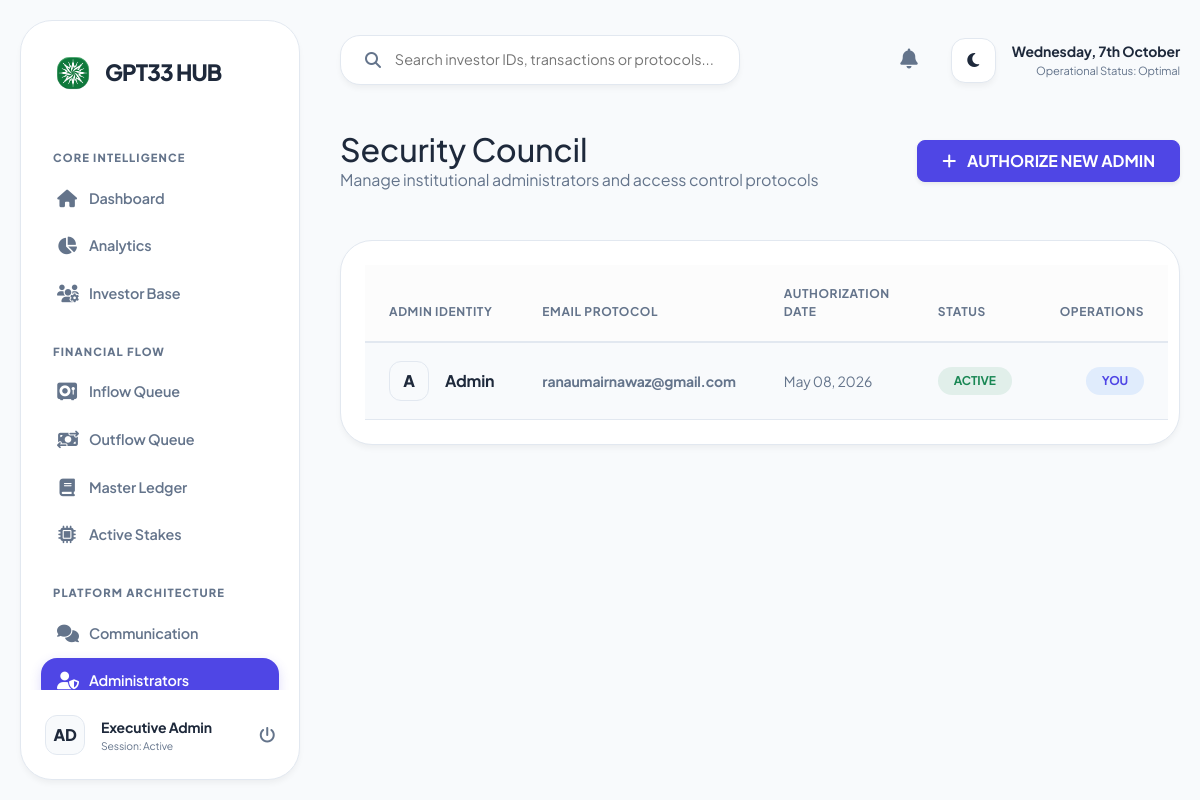
The page /admin/index.php?route=admins (signed in) on the database its author committed.
### tables this page shows
CREATE TABLE `users` (
  `id` int(11) NOT NULL AUTO_INCREMENT,
  `referral_code` varchar(10) DEFAULT NULL,
  `full_name` varchar(100) NOT NULL,
  `email` varchar(255) NOT NULL,
  `password_hash` varchar(255) NOT NULL,
  `deposit_balance` decimal(15,8) DEFAULT 0.00000000,
  `earnings_balance` decimal(15,8) DEFAULT 0.00000000,
  `referred_by` int(11) DEFAULT NULL,
  `is_admin` tinyint(1) DEFAULT 0,
  `is_banned` tinyint(1) DEFAULT 0,
  `last_login_ip` varchar(45) DEFAULT NULL,
  `created_at` timestamp NOT NULL DEFAULT current_timestamp(),
  `tier` varchar(50) DEFAULT 'Bronze',
  PRIMARY KEY (`id`),
  UNIQUE KEY `email` (`email`),
  UNIQUE KEY `referral_code` (`referral_code`),
  KEY `referred_by` (`referred_by`),
  CONSTRAINT `users_ibfk_1` FOREIGN KEY (`referred_by`) REFERENCES `users` (`id`) ON DELETE SET NULL
);

### admin/views/admins.php (the view, shortened to what this page needs)
<?php
$stmt = $pdo->query("SELECT * FROM users WHERE is_admin = 1 ORDER BY created_at DESC");
$admins = $stmt->fetchAll();
?>
<div class="row mb-5 align-items-center">
    <div class="col">
        <h2 class="fw-800 m-0 text-dark">Security Council</h2>
        <p class="text-muted m-0">Manage institutional administrators and access control protocols</p>
    </div>
    <div class="col-auto">
        <button class="btn btn-dark px-4 py-2 fw-bold rounded-3 shadow-sm" data-bs-toggle="modal" data-bs-target="#addAdminModal">
            <i class="fa-solid fa-plus me-2"></i> AUTHORIZE NEW ADMIN
        </button>
    </div>
</div>
<div class="card">
    <div class="table-responsive p-4">
        <table class="table align-middle">
            <thead>
                <tr>
                    <th>Admin Identity</th>
                    <th>Email Protocol</th>
                    <th>Authorization Date</th>
                    <th>Status</th>
                    <th class="text-end">Operations</th>
                </tr>
            </thead>
            <tbody>
                <?php foreach ($admins as $a): ?>
                <tr>
                    <td>
                        <div class="d-flex align-items-center gap-3">
                            <div style="width: 40px; height: 40px; background: var(--bs-body-bg); border-radius: 12px; display: flex; align-items: center; justify-content: center; color: var(--text-main); font-weight: 800; border: 1px solid var(--border-color);">
                                <?php echo strtoupper(substr($a['full_name'], 0, 1)); ?>
                            </div>
                            <div class="fw-bold text-dark"><?php echo htmlspecialchars($a['full_name']); ?></div>
                        </div>
                    </td>
                    <td>
                        <span class="text-muted small fw-bold"><?php echo htmlspecialchars($a['email']); ?></span>
                    </td>
                    <td>
                        <span class="text-muted small"><?php echo date('M d, Y', strtotime($a['created_at'])); ?></span>
                    </td>
                    <td>
                        <span class="badge bg-success bg-opacity-10 text-success px-3 py-2 rounded-pill">ACTIVE</span>
                    </td>
                    <td class="text-end">
                        <?php if ($a['id'] != $_SESSION['user_id']): ?>
                        <a href="/api/admin_actions?action=revoke_admin&user_id=<?php echo $a['id']; ?>" class="btn btn-sm btn-outline-danger px-3 fw-bold rounded-3" onclick="return confirm('Revoke administrative privileges from this node?')">
                            REVOKE ACCESS
                        </a>
                        <?php else: ?>
                            <span class="badge bg-primary bg-opacity-10 text-primary px-3 py-2 rounded-pill">YOU</span>
                        <?php endif; ?>
                    </td>
                </tr>
                <?php endforeach; ?>
            </tbody>
        </table>
    </div>
</div>

### admin/index.php (style rules this page uses)
:root { --bs-body-bg: #f8fafc; --bs-body-color: #1e293b; --sidebar-bg: #ffffff; --card-bg: #ffffff; --primary-accent: #4f46e5; --sidebar-width: 280px; --border-color: #e2e8f0; --soft-shadow: 0 4px 6px -1px rgba(0, 0, 0, 0.05); --header-height: 80px; --nav-link-color: #64748b; --nav-link-active-bg: #f1f5f9; --text-main: #1e293b; --text-muted: #64748b; }
body { font-family: 'Plus Jakarta Sans', sans-serif; background-color: var(--bs-body-bg); color: var(--bs-body-color); transition: background-color 0.3s ease, color 0.3s ease; overflow-x: hidden; letter-spacing: -0.01em; }
h1, h2, h3, h4, h5, h6, .h1, .h2, .h3, .h4, .h5, .h6, .fw-bold, .fw-800, .fw-bolder { color: var(--text-main) !important; }
.text-dark, .text-black, .text-secondary { color: var(--text-main) !important; }
.text-muted { color: var(--text-muted) !important; }
.text-primary { color: var(--primary-accent) !important; }
.modal-content, .card, .dropdown-menu { background-color: var(--card-bg) !important; border: 1px solid var(--border-color) !important; color: var(--text-main) !important; box-shadow: var(--soft-shadow) !important; }
.table { color: var(--text-main) !important; }
.table thead th { color: var(--text-muted) !important; border-bottom: 2px solid var(--border-color) !important; text-transform: uppercase; font-size: 0.75rem; letter-spacing: 0.05em; }
.table td { border-color: var(--border-color) !important; }
.btn-dark { background-color: var(--primary-accent) !important; border-color: var(--primary-accent) !important; color: #ffffff !important; transition: all 0.3s ease !important; }
.card { background: var(--card-bg); border: 1px solid var(--border-color); border-radius: 32px; box-shadow: var(--soft-shadow); overflow: hidden; }
.table { color: var(--text-main); margin-bottom: 0; }
.table thead th { background: rgba(0, 0, 0, 0.01); border-bottom: 1px solid var(--border-color); color: var(--text-muted); font-weight: 700; font-size: 0.75rem; text-transform: uppercase; padding: 20px 24px; }
.table tbody td { border-bottom: 1px solid var(--border-color); padding: 18px 24px; }

### rows shown on the page
users: full_name "A", full_name "Admin", email "ranaumairnawaz@gmail.com", created_at "May 08, 2026", shows "YOU"
